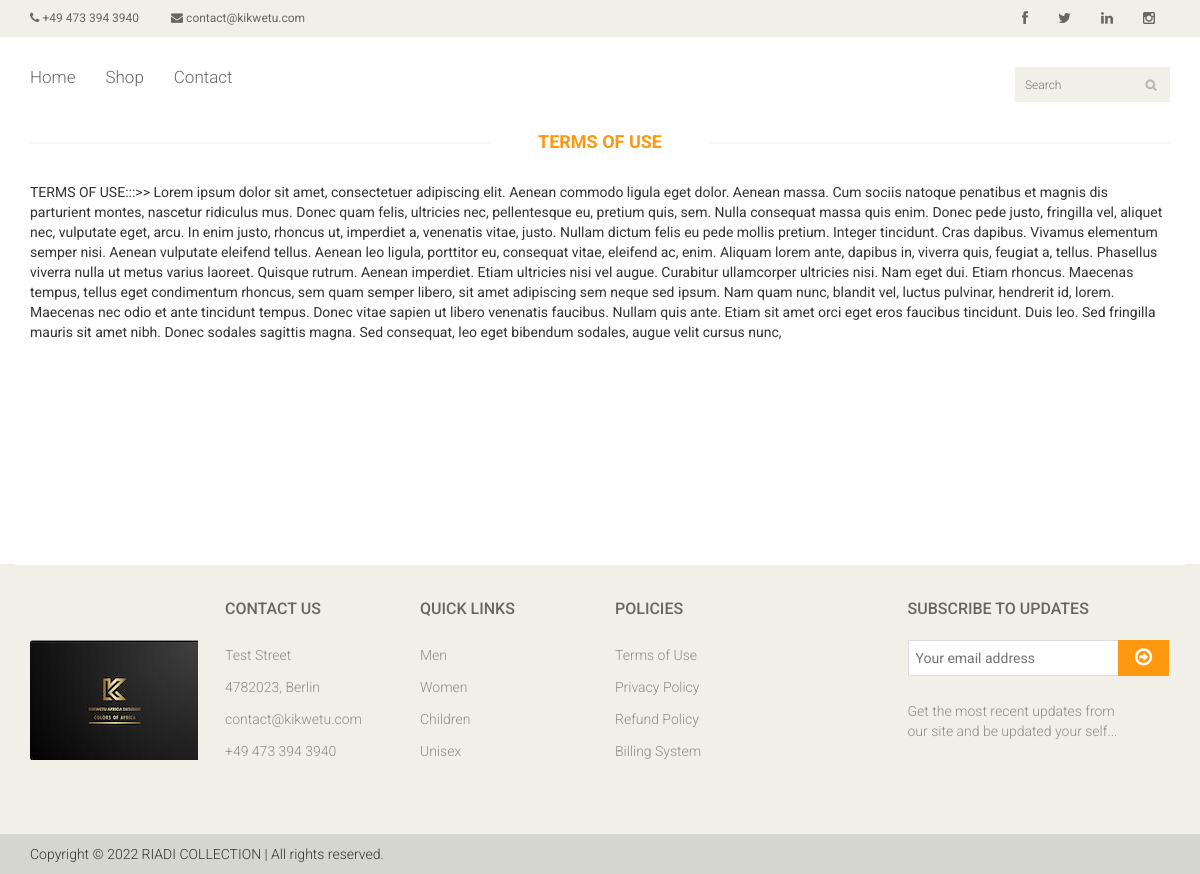
The page /terms_use on the database its author committed.
### publicsite/models.py (models this page shows, shortened)
class GeneralInfo(models.Model):
    email_address = models.CharField(max_length=150, null=True, blank=True)
    phone_number = models.CharField(max_length=150, null=True, blank=True)
    facebook_link = models.TextField(null=True, blank=True)
    twitter_link = models.TextField(null=True, blank=True)
    linkedin_link = models.TextField(null=True, blank=True)
    instagram_link = models.TextField(null=True, blank=True)
    street_name = models.CharField(max_length=150, null=True, blank=True)
    zip_code = models.CharField(max_length=150, null=True, blank=True)
    city = models.CharField(max_length=150, null=True, blank=True)
    currency = models.ForeignKey(Currency, null=True, on_delete=models.SET_NULL)
    active = models.BooleanField(default=False)

class PolicyTerm(models.Model):
    terms_of_use = models.TextField(null=True, blank=True)
    privacy_policy = models.TextField(null=True, blank=True)
    refund_policy = models.TextField(null=True, blank=True)
    billing_system = models.TextField(null=True, blank=True)
    create_date = models.DateTimeField(auto_now_add=True)
    edited_date = models.DateTimeField(auto_now=True)

### products/models.py (models this page shows, shortened)
class ProductCategory(models.Model):
    category = models.CharField(max_length=64)
    description = models.TextField(null=True, blank=True)

### publicsite/views.py (the view)
# urls.py: path('<slug:policy>', terms_and_conditions, name='policy')
def terms_and_conditions(request, policy=None):
    term = PolicyTerm.objects.first()
    if policy.lower() == 'terms_use':
        term_type = 'Terms of use'
    elif policy.lower() == 'privacy':
        term_type = 'Privacy policy'
    elif policy.lower() == 'refund':
        term_type = 'Refund policy'
    elif policy.lower() == 'billing':
        term_type = 'Billing system'
    else:
        term_type = 'General use'
    site_info = GeneralInfo.objects.filter(active=True).first()
    return render(request, 'terms.html', {
        'policy': policy,
        'term': term,
        'term_type': term_type,
        'site_info': site_info,
        'footer_categories': ProductCategory.objects.all()[:4]
    })

### templates/terms.html (shortened to what this page needs)
{% extends "base.html" %}
{% load static %}
{% block content %}
  <div id="contact-page" class="container">
    <div class="bg">
      <div class="row">
        <div class="col-sm-12">
          <h2 class="title text-center">{{ term_type }} <strong></strong></h2>
          {% if policy == 'terms_use' %}
            <div>{{ term.terms_of_use|safe }}</div>
          {% elif policy == 'privacy' %}
            <div>{{ term.privacy_policy|safe }}</div>
          {% elif policy == 'refund' %}
            <div>{{ term.refund_policy|safe }}</div>
          {% elif policy == 'billing' %}
            <div>{{ term.billing_system|safe }}</div>
          {% endif %}
        </div>
      </div>
    </div>
  </div>
{% endblock %}

### templates/base.html (shortened to what this page needs)
{% load static %}
<!DOCTYPE html>
<html lang="en">
<head>
  <link href="{% static  'css/bootstrap.min.css' %}" rel="stylesheet">
  <link href="{% static 'css/font-awesome.min.css' %}" rel="stylesheet">
  <link href="{% static 'css/prettyPhoto.css' %}" rel="stylesheet">
  <link href="{% static 'css/price-range.css' %}" rel="stylesheet">
  <link href="{% static 'css/animate.css' %}" rel="stylesheet">
  <link href="{% static 'css/main.css' %}" rel="stylesheet">
  <link href="{% static 'css/responsive.css' %}" rel="stylesheet">
</head>
<body>
<header id="header">
  <div class="header_top">
    <div class="container">
      <div class="row">
        <div class="col-sm-6">
          <div class="contactinfo">
            <ul class="nav nav-pills">
              <li><a href="#"><i class="fa fa-phone"></i> {{ site_info.phone_number }}</a></li>
              <li><a href="#"><i class="fa fa-envelope"></i> {{ site_info.email_address }}</a></li>
            </ul>
          </div>
        </div>
        <div class="col-sm-6">
          <div class="social-icons pull-right">
            <ul class="nav navbar-nav">
              <li><a href="{{ site_info.facebook_link }}"><i class="fa fa-facebook"></i></a></li>
              <li><a href="{{ site_info.twitter_link }}"><i class="fa fa-twitter"></i></a></li>
              <li><a href="{{ site_info.linkedin_link }}"><i class="fa fa-linkedin"></i></a></li>
              <li><a href="{{ site_info.instagram_link }}"><i class="fa fa-instagram"></i></a></li>
            </ul>
          </div>
        </div>
      </div>
    </div>
  </div>
  <div class="header-bottom">
    <div class="container">
      <div class="row">
        <div class="col-sm-9">
          <div class="mainmenu pull-left">
            <ul class="nav navbar-nav collapse navbar-collapse">
              <li><a href="{% url 'index' %}" class="{% if home_active %}active{% endif %}">Home</a></li>
              <li><a href="{% url 'shop' %}" class="{% if shop_active %}active{% endif %}">Shop</a></li>
              <li><a href="{% url 'contact' %}" class="{% if contact_active %}active{% endif %}">Contact</a></li>
            </ul>
          </div>
        </div>
        <div class="col-sm-3">
          <div class="search_box pull-right">
            <input type="text" placeholder="Search"/>
          </div>
        </div>
      </div>
    </div>
  </div>
</header>
<section class="body-space">
{% block content %} {% endblock %}
</section>
<footer id="footer">
  <div class="footer-widget">
    <div class="container">
      <div class="row">
        <div class="col-sm-2">
          <div class="single-widget">
            <br><br><br>
            <img src="{% static 'images/website/logo.jpeg' %}" alt="">
          </div>
        </div>
        <div class="col-sm-2">
          <div class="single-widget">
            <h2>Contact Us</h2>
            <ul class="nav nav-pills nav-stacked">
              <li><a href="#">{{ site_info.street_name }}</a></li>
              <li><a href="#">{{ site_info.zip_code }}, {{ site_info.city }}</a></li>
              <li><a href="#">{{ site_info.email_address }}</a></li>
              <li><a href="#">{{ site_info.phone_number }}</a></li>
            </ul>
          </div>
        </div>
        <div class="col-sm-2">
          <div class="single-widget">
            <h2>Quick Links</h2>
            <ul class="nav nav-pills nav-stacked">
              {% for item in footer_categories %}
                <li><a href="{% url 'shop' %}?category={{ item.id }}">{{ item.category }}</a></li>
              {% endfor %}
            </ul>
          </div>
        </div>
        <div class="col-sm-2">
          <div class="single-widget">
            <h2>Policies</h2>
            <ul class="nav nav-pills nav-stacked">
              <li><a href="{% url 'policy' 'terms_use' %}">Terms of Use</a></li>
              <li><a href="{% url 'policy' 'privacy' %}">Privacy Policy</a></li>
              <li><a href="{% url 'policy' 'refund' %}">Refund Policy</a></li>
              <li><a href="{% url 'policy' 'billing' %}">Billing System</a></li>
            </ul>
          </div>
        </div>
        <div class="col-sm-3 col-sm-offset-1">
          <div class="single-widget">
            <h2>Subscribe to updates</h2>
            <form action="#" class="searchform">
              <input type="text" placeholder="Your email address"/>
              <button type="submit" class="btn btn-default"><i class="fa fa-arrow-circle-o-right"></i></button>
              <p>Get the most recent updates from <br/>our site and be updated your self...</p>
            </form>
          </div>
        </div>
      </div>
    </div>
  </div>
  <div class="footer-bottom">
    <div class="container">
      <div class="row">
        <p class="pull-left">Copyright © 2022 RIADI COLLECTION | All rights reserved.</p>
      </div>
    </div>
  </div>
</footer>
</body>
</html>

### static/css/main.css (style rules this page uses)
body { font-family: 'Roboto', sans-serif; position: relative; font-weight: 400px; }
ul li { list-style: none; }
a { -webkit-transition: 300ms; transition: 300ms; }
h1, h2, h3, h4, h5, h6 { font-family: 'Roboto', sans-serif; }
.header_top { background: none repeat scroll 0 0 #F0F0E9; }
.contactinfo ul li:first-child { margin-left: -15px; }
.contactinfo ul li a { font-size: 12px; color: #696763; font-family: 'Roboto', sans-serif; }
.social-icons ul li a { border: 0 none; border-radius: 0; color: #696763; padding: 0px; }
.social-icons ul li { display: inline-block; }
.social-icons ul li a i { padding: 11px 15px; transition: all 0.9s ease 0s; -moz-transition: all 0.9s ease 0s; -webkit-transition: all 0.9s ease 0s; -o-transition: all 0.9s ease 0s; }
.header-bottom { padding-bottom: 30px; padding-top: 30px; }
.navbar-collapse.collapse { padding-left: 0; }
.mainmenu ul li { padding-right: 15px; padding-left: 15px; }
.mainmenu ul li:first-child { padding-left: 0px; }
.mainmenu ul li a { color: #696763; font-family: 'Roboto', sans-serif; font-size: 17px; font-weight: 300; padding: 0; padding-bottom: 10px; }
.search_box input { background: #F0F0E9; border: medium none; color: #B2B2B2; font-family: 'roboto'; font-size: 12px; font-weight: 300; height: 35px; outline: medium none; padding-left: 10px; width: 155px; background-image: url(../images/home/searchicon.png); background-repeat: no-repeat; background-position: 130px; }
#footer { background: #F0F0E9; }
.footer-widget { margin-bottom: 68px; }
.footer-widget .container { border-top: 1px solid #FFFFFF; padding-top: 15px; }
.single-widget h2 { color: #666663; font-family: 'Roboto', sans-serif; font-size: 16px; font-weight: 500; margin-bottom: 22px; text-transform: uppercase; }
.single-widget ul li a { color: #8C8C88; font-family: 'Roboto', sans-serif; font-size: 14px; font-weight: 300; padding: 5px 0; }
.searchform input { border: 1px solid #DDDDDD; color: #CCCCC6; font-family: 'Roboto', sans-serif; font-size: 14px; margin-top: 0; outline: medium none; padding: 7px; width: 212px; }
.searchform button { background: #FE980F; border: medium none; border-radius: 0; margin-left: -5px; margin-top: -3px; padding: 7px 17px; }
.searchform button i { color: #FFFFFF; font-size: 20px; }
.searchform p { color: #8C8C88; font-family: 'Roboto', sans-serif; font-size: 14px; font-weight: 300; margin-top: 25px; }
.footer-bottom { background: #D6D6D0; padding-top: 10px; }
.footer-bottom p { color: #363432; font-family: 'Roboto', sans-serif; font-weight: 300; margin-left: 15px; }
.left-sidebar h2:after, h2.title:after { content: " "; position: absolute; border: 1px solid #f5f5f5; bottom: 8px; left: 0; width: 100%; height: 0; z-index: -2; }
h2.title:before { content: " "; position: absolute; background: #fff; bottom: -6px; width: 220px; height: 30px; z-index: -1; left: 50%; margin-left: -110px; }
h2.title { color: #FE980F; font-family: 'Roboto', sans-serif; font-size: 18px; font-weight: 700; margin: 0 15px; text-transform: uppercase; margin-bottom: 30px; position: relative; }
.bg h2.title { margin-right: 0; margin-left: 0; margin-top: 0; }
.body-space { min-height: 54vh; }

### rows shown on the page
GeneralInfo: phone_number "+49 473 394 3940", email_address "contact@kikwetu.com", street_name "Test Street", zip_code "4782023", city "Berlin"
PolicyTerm: terms_of_use "TERMS OF USE:::>> Lorem ipsum dolor sit amet, consectetuer adipiscing elit. Aenean commodo ligula eget dolor. Aenean massa. Cum sociis natoque penatibus et magnis dis parturient montes, nascetur ridiculus mus. Donec quam felis, ultricies nec, pellentesque eu, pretium quis, sem. Nulla consequat massa quis enim. Donec pede justo, fringilla vel, aliquet nec, vulputate eget, arcu. In enim justo, rhoncus ut, imperdiet a, venenatis vitae, justo. Nullam dictum felis eu pede mollis pretium. Integer tincidunt. Cras dapibus. Vivamus elementum semper nisi. Aenean vulputate eleifend tellus. Aenean leo ligula, porttitor eu, consequat vitae, eleifend ac, enim. Aliquam lorem ante, dapibus in, viverra…"
ProductCategory: category "Men"
ProductCategory: category "Women"
ProductCategory: category "Children"
ProductCategory: category "Unisex"

### other values the page prints
{{ term_type }} "TERMS OF USE"
